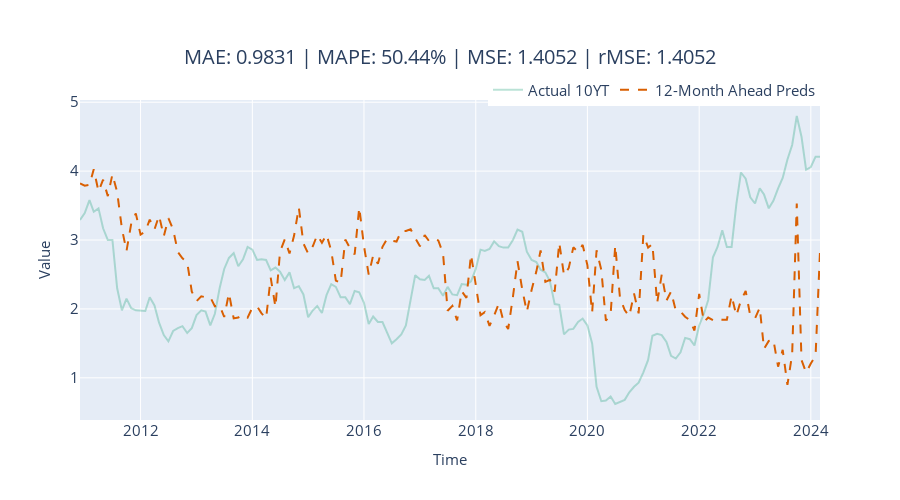

This figure's notebook cell:
### Code cell
# create dataframe for plotting 
to_plot = pd.DataFrame(format_y_pred(step1_preds, "preds"))
to_plot = to_plot.join(format_y_pred(step1_act, "act"))

# plot results 
fig = plot_forecast(to_plot, forecast_columns=["preds"], forecast_display_names=['12-Month Ahead Preds'])
fig = format_plot(fig, title=f"MAE: {metrics['MAE']:.4f} | MAPE: {metrics['MAPE']:.2f}% | MSE: {metrics['MSE']:.4f} | rMSE: {metrics['rMSE']:.4f}")
fig.show()

### Figure 1 — Plotly figure (JSON) as saved in the notebook; plotly's stock layout.template omitted (floating-point values rounded to 4 significant figures; data arrays with more than 128 entries replaced by an {"elided": "..."} marker saying what was removed)
{"data": [{"line": {"color": "rgba(27,158,119, 0.3)"}, "mode": "lines", "name": "Actual 10YT", "type": "scatter", "x": {"elided": "160 str values"}, "y": {"elided": "160 float values"}}, {"line": {"color": "rgba(217,95,2, 1)", "dash": "dash"}, "mode": "lines", "name": "12-Month Ahead Preds", "type": "scatter", "x": {"elided": "160 str values"}, "y": {"elided": "160 float values"}}], "layout": {"autosize": false, "height": 500, "legend": {"font": {"size": 15}, "orientation": "h", "title": {}, "x": 1, "xanchor": "right", "y": 0.98, "yanchor": "bottom"}, "title": {"font": {"size": 20}, "text": "MAE: 0.9831 | MAPE: 50.44% | MSE: 1.4052 | rMSE: 1.4052", "x": 0.5, "xanchor": "center", "yanchor": "top"}, "width": 900, "xaxis": {"autorange": true, "range": ["2010-12-01", "2024-03-01"], "tickfont": {"size": 15}, "title": {"font": {"size": 15}, "text": "Time"}, "type": "date"}, "yaxis": {"autorange": true, "range": [0.3878, 5.032], "tickfont": {"size": 15}, "title": {"font": {"size": 15}, "text": "Value"}, "type": "linear"}}}
